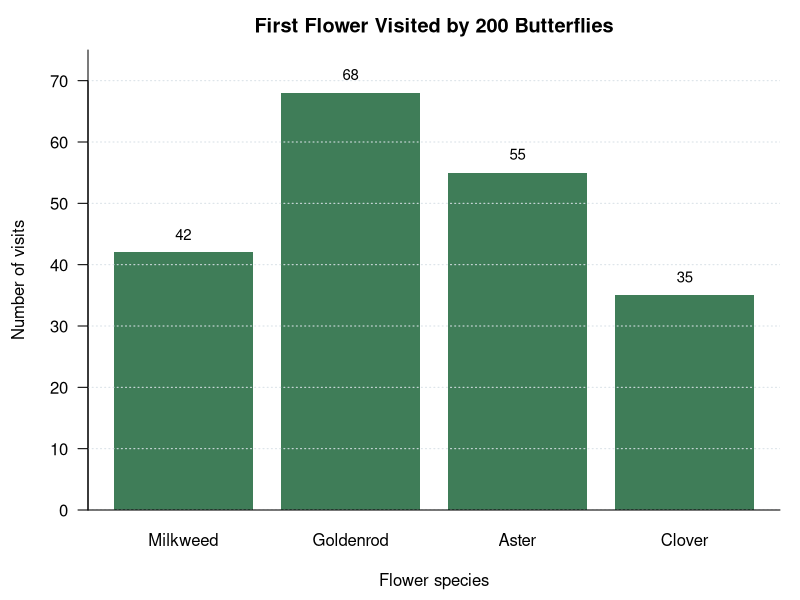
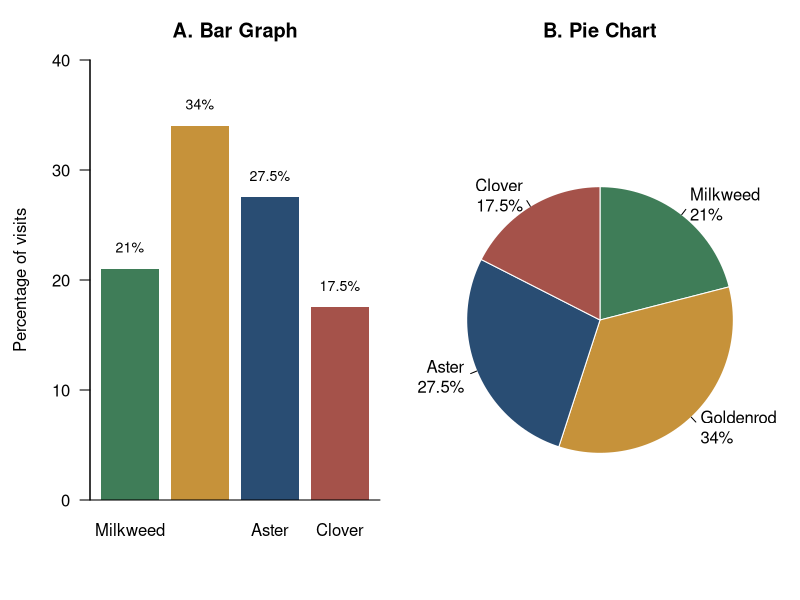
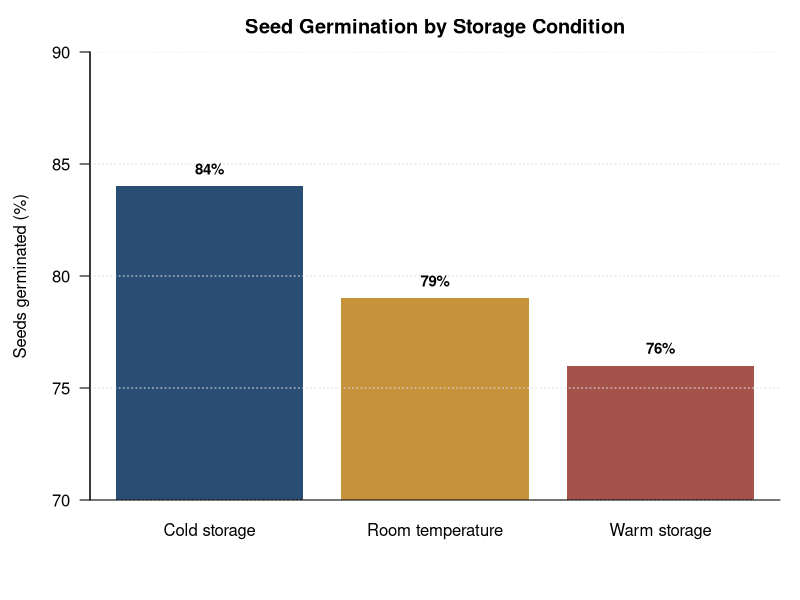
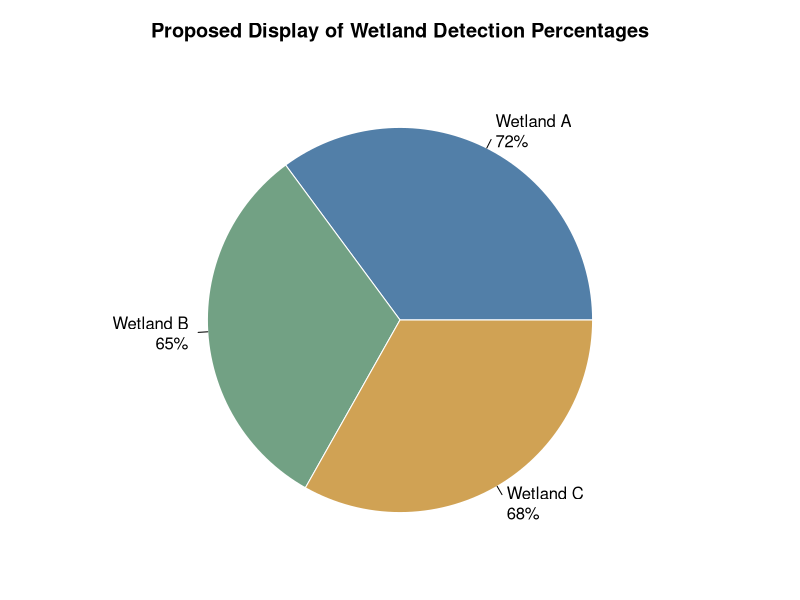
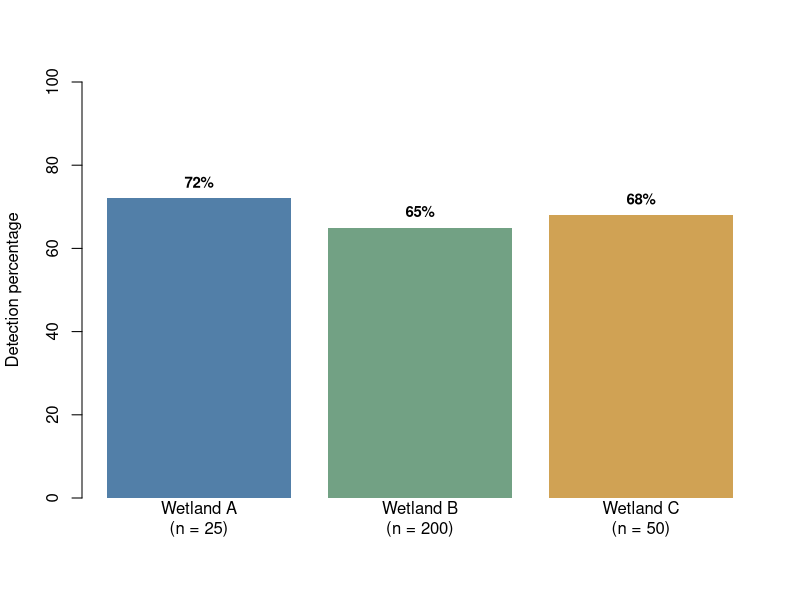
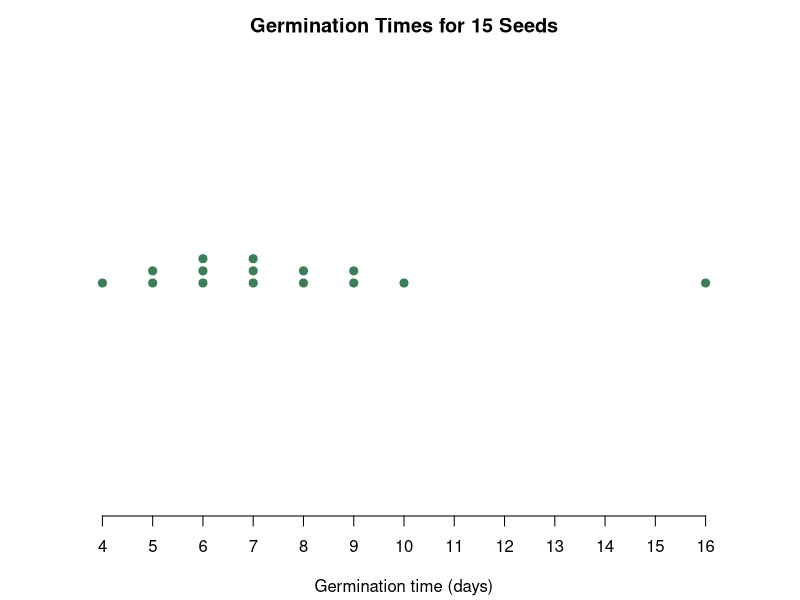
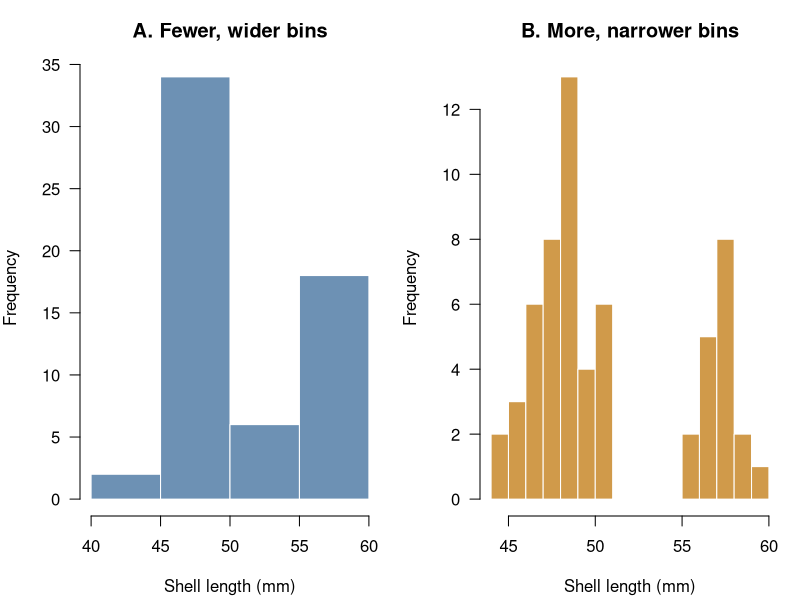
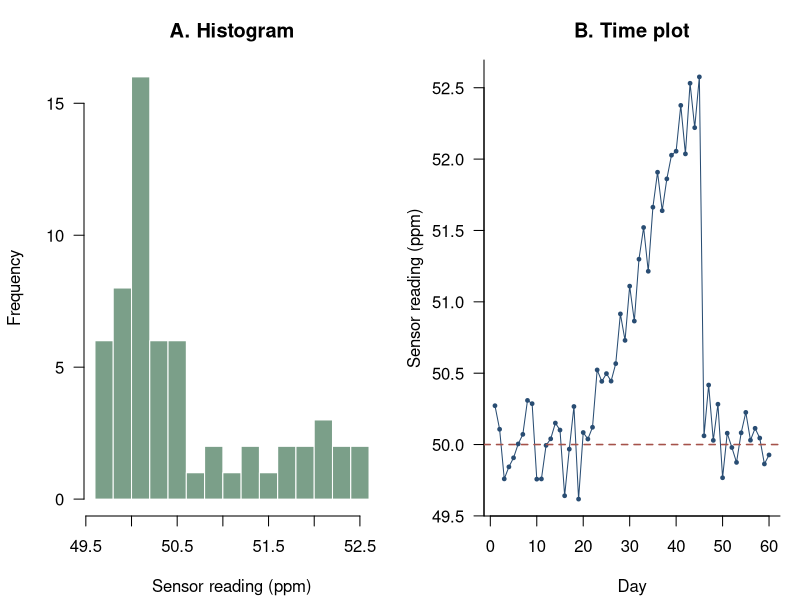

Reproduce these figures in R, in order.
## ---- chunk 1
knitr::opts_chunk$set(
  echo = FALSE,
  warning = FALSE,
  message = FALSE,
  fig.align = "center",
  fig.retina = 2,
  out.width = "88%"
)

course_blue <- "#294D73"
course_green <- "#3F7D58"
course_gold <- "#C6923A"
course_red <- "#A5524A"
soft_grid <- "#D9E1E7"
## ---- chunk 2
butterfly_counts <- c(Milkweed = 42, Goldenrod = 68, Aster = 55, Clover = 35)
old_par <- par(mar = c(4.5, 4.4, 2.5, 1), las = 1, bty = "l")
positions <- barplot(butterfly_counts, col = course_green, border = NA,
                     ylim = c(0, 75),
                     ylab = "Number of visits",
                     xlab = "Flower species",
                     main = "First Flower Visited by 200 Butterflies"
)
abline(h = seq(0, 70, by = 10), col = soft_grid, lty = 3)
text(positions, butterfly_counts + 3, labels = butterfly_counts, cex = 0.9)
box(bty = "l")
par(old_par)
## ---- chunk 3
butterfly_percentages <- butterfly_counts / sum(butterfly_counts) * 100
plot_colours <- c(course_green, course_gold, course_blue, course_red)
pie_labels <- paste0(names(butterfly_counts), "\n", butterfly_percentages, "%")
old_par <- par(mfrow = c(1, 2), mar = c(5, 4.5, 3, 1), las = 1)

# Bar graph
bar_positions <- barplot(butterfly_percentages, names.arg = names(butterfly_counts), col = plot_colours,
  border = NA,
  ylim = c(0, 40),
  ylab = "Percentage of visits",
  main = "A. Bar Graph"
)

text(bar_positions, butterfly_percentages + 2, labels = paste0(butterfly_percentages, "%"), cex = 0.85)
box(bty = "l")

# Pie chart
par(mar = c(1, 1, 3, 1))

pie(butterfly_counts, labels = pie_labels, col = plot_colours, 
    border = "white",
    clockwise = TRUE,
    init.angle = 90,
    main = "B. Pie Chart"
)

par(old_par)
## ---- chunk 4
germination_rates <- c("Cold storage" = 84,"Room temperature" = 79,"Warm storage" = 76)
baseline <- 70
visible_heights <- germination_rates - baseline
old_par <- par(mar = c(5, 4.5, 2.6, 1),las = 1,bty = "l")

positions <- barplot(visible_heights, col = c(course_blue, course_gold, course_red),
                     border = NA,
                     ylim = c(0, 20),
                     axes = FALSE,
                     axisnames = FALSE,
                     ylab = "Seeds germinated (%)",
                     main = "Seed Germination by Storage Condition"
)
axis(2,at = seq(0, 20, by = 5),labels = seq(70, 90, by = 5),las = 1)
axis(1,at = positions,labels = names(germination_rates),tick = FALSE)
abline(h = seq(0, 20, by = 5),col = soft_grid,lty = 3)
text(positions,visible_heights + 0.8,labels = paste0(germination_rates, "%"),cex = 0.9,font = 2)
box(bty = "l")
par(old_par)
## ---- chunk 5
wetland_percentages <- c("Wetland A" = 72, "Wetland B" = 65, "Wetland C" = 68)

old_par <- par(mar = c(1, 1, 3, 1))
pie(
  wetland_percentages,
  labels = paste0(names(wetland_percentages), "\n", wetland_percentages, "%"),
  col = c("#527FA8", "#72A184", "#D0A254"),
  border = "white",
  main = "Proposed Display of Wetland Detection Percentages"
)
par(old_par)
## ---- chunk 6
total_surveys <- c(25, 200, 50)
wetland_labels <- paste0(names(wetland_percentages),"\n(n = ",total_surveys,")")
bar_positions <- barplot(wetland_percentages,names.arg = wetland_labels,
                         col = c("#527FA8", "#72A184", "#D0A254"),
                         border = NA,
                         ylim = c(0, 100),
                         ylab = "Detection percentage"
)
text(bar_positions,wetland_percentages + 4,labels = paste0(wetland_percentages, "%"),cex = 0.9,font = 2)

## ---- chunk 7
germination_days <- c(4, 5, 5, 6, 6, 6, 7, 7, 7, 8, 8, 9, 9, 10, 16)

old_par <- par(mar = c(4.2, 1.2, 2.5, 0.8), bty = "n")
stripchart(
  germination_days,
  method = "stack",
  offset = 0.45,
  pch = 21,
  cex = 1.35,
  bg = course_green,
  col = "white",
  xlim = c(3, 17),
  axes = FALSE,
  xlab = "Germination time (days)",
  main = "Germination Times for 15 Seeds"
)
axis(1, at = 4:16)
par(old_par)
## ---- chunk 8
set.seed(1210)
mussel_lengths <- c(rnorm(42, mean = 48, sd = 1.7), rnorm(18, mean = 57, sd = 1.2))
old_par <- par(mfrow = c(1, 2), mar = c(4.2, 4, 3, 1), las = 1, bty = "l")
hist(mussel_lengths,breaks = 5,col = "#6D91B4",border = "white",
     main = "A. Fewer, wider bins",
     xlab = "Shell length (mm)",
     ylab = "Frequency"
)
hist(
  mussel_lengths,
  breaks = 15,
  col = "#D09A4A",
  border = "white",
  main = "B. More, narrower bins",
  xlab = "Shell length (mm)",
  ylab = "Frequency"
)
par(old_par)
## ---- chunk 9
set.seed(1210)
day <- 1:60
sensor_reading <- c(
  50 + rnorm(20, mean = 0, sd = 0.18),
  50 + seq(0.05, 2.60, length.out = 25) + rnorm(25, mean = 0, sd = 0.22),
  50 + rnorm(15, mean = 0, sd = 0.18)
)

old_par <- par(mfrow = c(1, 2), mar = c(4.2, 4.2, 3, 1), las = 1, bty = "l")
hist(
  sensor_reading,
  breaks = 12,
  col = "#7B9F89",
  border = "white",
  main = "A. Histogram",
  xlab = "Sensor reading (ppm)",
  ylab = "Frequency"
)
plot(
  day,
  sensor_reading,
  type = "o",
  pch = 19,
  cex = 0.50,
  lwd = 1,
  col = course_blue,
  main = "B. Time plot",
  xlab = "Day",
  ylab = "Sensor reading (ppm)"
)
abline(h = 50, col = course_red, lty = 2, lwd = 1.5)
par(old_par)
## ---- chunk 10
year <- 2018:2026
average_wage <- c(20.0, 20.5, 21.0, 21.6, 22.8, 24.0, 25.4, 26.5, 28.0)
price_index <- c(100, 102, 104, 107, 114, 121, 127, 131, 135)
wage_index <- average_wage / average_wage[1] * 100

index_data <- cbind(wage_index, price_index)

old_par <- par(
  mar = c(4.2, 4.5, 3, 1),
  las = 1,
  bty = "l"
)

# Create an empty plotting area
matplot(
  year,
  index_data,
  type = "n",
  ylim = c(98, 143),
  xaxt = "n",
  yaxt = "n",
  xlab = "Year",
  ylab = "Index (2018 = 100)",
  main = "Illustrative Wage and Price Indices"
)

# Add axes
axis(1, at = year)
axis(2, at = seq(100, 140, by = 10))

# Add horizontal and vertical grid lines
abline(
  h = seq(100, 140, by = 10),
  v = year,
  col = soft_grid,
  lty = 3,
  lwd = 0.8
)

# Add the data lines and points over the grid
matlines(
  year,
  index_data,
  lty = 1,
  lwd = 2,
  col = c(course_blue, course_red)
)

matpoints(
  year,
  index_data,
  pch = c(16, 17),
  col = c(course_blue, course_red)
)

legend(
  "topleft",
  legend = c("Average hourly wage", "Consumer price level"),
  col = c(course_blue, course_red),
  pch = c(16, 17),
  lty = 1,
  lwd = 2,
  bty = "n"
)

box(bty = "l")
par(old_par)
## ---- chunk 11
districts <- c("North", "Central", "South", "West")
restaurants <- c(120, 800, 240, 90)
complaints <- c(72, 160, 96, 45)
rates <- complaints / restaurants * 100

# Bar graph
bar_positions <- barplot(
  rates,
  names.arg = districts,
  col = course_blue,
  border = NA,
  ylim = c(0, 70),
  ylab = "Complaints per 100 restaurants"
)

text(bar_positions,rates + 3,labels = rates,cex = 0.9)
## ---- chunk 12
waiting_counts <- c(24, 36, 48, 32)
waiting_labels <- c("0–<15", "15–<30", "30–<60", "60–<120")

old_par <- par(mar = c(4.8, 4.5, 2.8, 1), las = 1, bty = "l")
barplot(
  waiting_counts,
  names.arg = waiting_labels,
  space = 0,
  col = course_blue,
  border = "white",
  ylim = c(0, 55),
  xlab = "Waiting-time interval (minutes)",
  ylab = "Number of patients",
  main = "Proposed Display of Emergency Waiting Times"
)
abline(h = seq(0, 50, by = 10), col = soft_grid, lty = 3)
box(bty = "l")
par(old_par)
## ---- chunk 13
sample_labels <- c("Jun 1", "Jun 2", "Jun 3", "Jun 10", "Jul 1", "Aug 1")
dissolved_oxygen <- c(9.1, 8.8, 8.4, 8.0, 7.7, 7.5)

old_par <- par(mar = c(5.5, 4.5, 2.8, 1), las = 1, bty = "l")
plot(
  seq_along(dissolved_oxygen),
  dissolved_oxygen,
  type = "o",
  pch = 19,
  lwd = 2,
  col = course_blue,
  xaxt = "n",
  xlab = "Sampling date",
  ylab = "Dissolved oxygen (mg/L)",
  main = "River Monitoring Results",
  ylim = c(7.2, 9.4)
)
axis(1, at = seq_along(sample_labels), labels = sample_labels, las = 2)
abline(h = seq(7.5, 9.0, by = 0.5), col = soft_grid, lty = 3)
par(old_par)
## ---- chunk 14
old_par <- par(mar = c(1, 1, 3, 1), bty = "n")
plot.new()
plot.window(xlim = c(0, 5), ylim = c(-1.5, 1.8), asp = 1)
symbols(
  x = c(1.25, 3.75),
  y = c(0, 0),
  circles = c(0.65, 0.975),
  inches = FALSE,
  add = TRUE,
  bg = c("#7EA68A", "#3F7D58"),
  fg = "white"
)
text(c(1.25, 3.75), c(0, 0), labels = c("120", "180"), col = "white", font = 2, cex = 1.1)
text(c(1.25, 3.75), c(-1.25, -1.25), labels = c("2025", "2026"), cex = 1.05)
title("Material Diverted from Landfill (tonnes)")
par(old_par)
